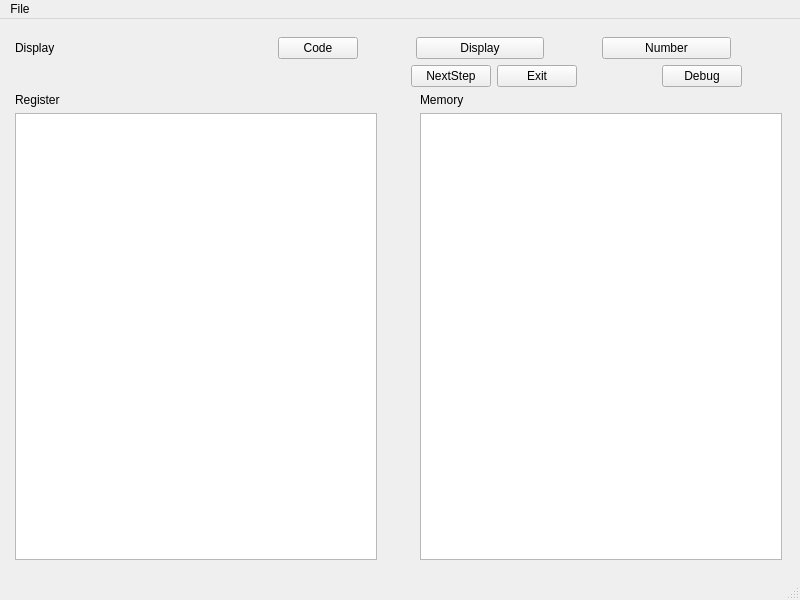
<?xml version="1.0" encoding="UTF-8"?>
<ui version="4.0">
 <class>MainWindow</class>
 <widget class="QMainWindow" name="MainWindow">
  <property name="geometry">
   <rect>
    <x>0</x>
    <y>0</y>
    <width>800</width>
    <height>600</height>
   </rect>
  </property>
  <property name="windowTitle">
   <string>MainWindow</string>
  </property>
  <widget class="QWidget" name="centralwidget">
   <layout class="QVBoxLayout" name="verticalLayout" stretch="0">
    <property name="leftMargin">
     <number>6</number>
    </property>
    <item>
     <widget class="QStackedWidget" name="stackedWidget">
      <property name="currentIndex">
       <number>1</number>
      </property>
      <widget class="QWidget" name="page">
       <layout class="QVBoxLayout" name="verticalLayout_5">
        <item>
         <layout class="QHBoxLayout" name="horizontalLayout" stretch="5,5,3,2,5,2,5,2">
          <item>
           <widget class="QLabel" name="label">
            <property name="text">
             <string>Code</string>
            </property>
           </widget>
          </item>
          <item>
           <spacer name="horizontalSpacer_2">
            <property name="orientation">
             <enum>Qt::Horizontal</enum>
            </property>
            <property name="sizeHint" stdset="0">
             <size>
              <width>0</width>
              <height>0</height>
             </size>
            </property>
           </spacer>
          </item>
          <item>
           <widget class="QPushButton" name="Code_Button_1">
            <property name="text">
             <string>Code</string>
            </property>
           </widget>
          </item>
          <item>
           <spacer name="horizontalSpacer_9">
            <property name="orientation">
             <enum>Qt::Horizontal</enum>
            </property>
            <property name="sizeHint" stdset="0">
             <size>
              <width>40</width>
              <height>20</height>
             </size>
            </property>
           </spacer>
          </item>
          <item>
           <widget class="QPushButton" name="Display_Button_1">
            <property name="minimumSize">
             <size>
              <width>80</width>
              <height>0</height>
             </size>
            </property>
            <property name="text">
             <string>Display</string>
            </property>
           </widget>
          </item>
          <item>
           <spacer name="horizontalSpacer">
            <property name="orientation">
             <enum>Qt::Horizontal</enum>
            </property>
            <property name="sizeHint" stdset="0">
             <size>
              <width>40</width>
              <height>20</height>
             </size>
            </property>
           </spacer>
          </item>
          <item>
           <widget class="QPushButton" name="Number_Button_1">
            <property name="text">
             <string>Number</string>
            </property>
           </widget>
          </item>
          <item>
           <spacer name="horizontalSpacer_3">
            <property name="orientation">
             <enum>Qt::Horizontal</enum>
            </property>
            <property name="sizeHint" stdset="0">
             <size>
              <width>68</width>
              <height>20</height>
             </size>
            </property>
           </spacer>
          </item>
         </layout>
        </item>
        <item>
         <layout class="QVBoxLayout" name="verticalLayout_3" stretch="0,0,0">
          <item>
           <widget class="QCodeEdit" name="plainTextEdit">
            <property name="styleSheet">
             <string notr="true"/>
            </property>
           </widget>
          </item>
          <item>
           <layout class="QHBoxLayout" name="horizontalLayout_3">
            <item>
             <spacer name="horizontalSpacer_8">
              <property name="orientation">
               <enum>Qt::Horizontal</enum>
              </property>
              <property name="sizeHint" stdset="0">
               <size>
                <width>40</width>
                <height>20</height>
               </size>
              </property>
             </spacer>
            </item>
            <item>
             <widget class="QComboBox" name="comboBox">
              <item>
               <property name="text">
                <string>Assembly</string>
               </property>
              </item>
              <item>
               <property name="text">
                <string>Disassembly</string>
               </property>
              </item>
             </widget>
            </item>
            <item>
             <widget class="QPushButton" name="pushButton_5">
              <property name="text">
               <string>PushButton</string>
              </property>
             </widget>
            </item>
           </layout>
          </item>
          <item>
           <widget class="QPlainTextEdit" name="outputTest">
            <property name="styleSheet">
             <string notr="true"/>
            </property>
           </widget>
          </item>
         </layout>
        </item>
       </layout>
      </widget>
      <widget class="QWidget" name="page_2">
       <layout class="QGridLayout" name="gridLayout">
        <item row="1" column="0">
         <layout class="QHBoxLayout" name="horizontalLayout_7" stretch="10,1,1,2,1,1">
          <item>
           <spacer name="horizontalSpacer_23">
            <property name="orientation">
             <enum>Qt::Horizontal</enum>
            </property>
            <property name="sizeHint" stdset="0">
             <size>
              <width>40</width>
              <height>20</height>
             </size>
            </property>
           </spacer>
          </item>
          <item>
           <widget class="QPushButton" name="nextStepButton">
            <property name="text">
             <string>NextStep</string>
            </property>
           </widget>
          </item>
          <item>
           <widget class="QPushButton" name="exitButton">
            <property name="text">
             <string>Exit</string>
            </property>
           </widget>
          </item>
          <item>
           <spacer name="horizontalSpacer_21">
            <property name="orientation">
             <enum>Qt::Horizontal</enum>
            </property>
            <property name="sizeHint" stdset="0">
             <size>
              <width>40</width>
              <height>20</height>
             </size>
            </property>
           </spacer>
          </item>
          <item>
           <widget class="QPushButton" name="debugButton">
            <property name="text">
             <string>Debug</string>
            </property>
           </widget>
          </item>
          <item>
           <spacer name="horizontalSpacer_24">
            <property name="orientation">
             <enum>Qt::Horizontal</enum>
            </property>
            <property name="sizeHint" stdset="0">
             <size>
              <width>40</width>
              <height>20</height>
             </size>
            </property>
           </spacer>
          </item>
         </layout>
        </item>
        <item row="0" column="0">
         <layout class="QHBoxLayout" name="horizontalLayout_4" stretch="5,5,3,2,5,2,5,2">
          <item>
           <widget class="QLabel" name="label_4">
            <property name="text">
             <string>Display</string>
            </property>
           </widget>
          </item>
          <item>
           <spacer name="horizontalSpacer_6">
            <property name="orientation">
             <enum>Qt::Horizontal</enum>
            </property>
            <property name="sizeHint" stdset="0">
             <size>
              <width>40</width>
              <height>20</height>
             </size>
            </property>
           </spacer>
          </item>
          <item>
           <widget class="QPushButton" name="Code_Button_2">
            <property name="text">
             <string>Code</string>
            </property>
           </widget>
          </item>
          <item>
           <spacer name="horizontalSpacer_10">
            <property name="orientation">
             <enum>Qt::Horizontal</enum>
            </property>
            <property name="sizeHint" stdset="0">
             <size>
              <width>40</width>
              <height>20</height>
             </size>
            </property>
           </spacer>
          </item>
          <item>
           <widget class="QPushButton" name="Display_Button_2">
            <property name="text">
             <string>Display</string>
            </property>
           </widget>
          </item>
          <item>
           <spacer name="horizontalSpacer_5">
            <property name="orientation">
             <enum>Qt::Horizontal</enum>
            </property>
            <property name="sizeHint" stdset="0">
             <size>
              <width>40</width>
              <height>20</height>
             </size>
            </property>
           </spacer>
          </item>
          <item>
           <widget class="QPushButton" name="Number_Button_2">
            <property name="text">
             <string>Number</string>
            </property>
           </widget>
          </item>
          <item>
           <spacer name="horizontalSpacer_7">
            <property name="orientation">
             <enum>Qt::Horizontal</enum>
            </property>
            <property name="sizeHint" stdset="0">
             <size>
              <width>40</width>
              <height>20</height>
             </size>
            </property>
           </spacer>
          </item>
         </layout>
        </item>
        <item row="2" column="0">
         <layout class="QHBoxLayout" name="horizontalLayout_2" stretch="10,1,10">
          <item>
           <layout class="QVBoxLayout" name="verticalLayout_2">
            <item>
             <widget class="QLabel" name="label_2">
              <property name="text">
               <string>Register</string>
              </property>
             </widget>
            </item>
            <item>
             <widget class="QTableWidget" name="regTable"/>
            </item>
           </layout>
          </item>
          <item>
           <spacer name="horizontalSpacer_4">
            <property name="orientation">
             <enum>Qt::Horizontal</enum>
            </property>
            <property name="sizeHint" stdset="0">
             <size>
              <width>40</width>
              <height>20</height>
             </size>
            </property>
           </spacer>
          </item>
          <item>
           <layout class="QVBoxLayout" name="verticalLayout_4">
            <item>
             <widget class="QLabel" name="label_3">
              <property name="text">
               <string>Memory</string>
              </property>
             </widget>
            </item>
            <item>
             <widget class="QTableWidget" name="memoryTable"/>
            </item>
           </layout>
          </item>
         </layout>
        </item>
       </layout>
      </widget>
      <widget class="QWidget" name="page_3">
       <layout class="QGridLayout" name="gridLayout_2">
        <item row="1" column="0">
         <layout class="QVBoxLayout" name="verticalLayout_6" stretch="1,2,10">
          <item>
           <spacer name="verticalSpacer_10">
            <property name="orientation">
             <enum>Qt::Vertical</enum>
            </property>
            <property name="sizeHint" stdset="0">
             <size>
              <width>20</width>
              <height>40</height>
             </size>
            </property>
           </spacer>
          </item>
          <item>
           <layout class="QVBoxLayout" name="verticalLayout_9">
            <item>
             <layout class="QHBoxLayout" name="horizontalLayout_8" stretch="0,1,0,2,2,1,10,0">
              <item>
               <spacer name="horizontalSpacer_22">
                <property name="orientation">
                 <enum>Qt::Horizontal</enum>
                </property>
                <property name="sizeHint" stdset="0">
                 <size>
                  <width>40</width>
                  <height>20</height>
                 </size>
                </property>
               </spacer>
              </item>
              <item>
               <widget class="QLabel" name="label_6">
                <property name="styleSheet">
                 <string notr="true"/>
                </property>
                <property name="text">
                 <string>Input</string>
                </property>
               </widget>
              </item>
              <item>
               <spacer name="horizontalSpacer_18">
                <property name="orientation">
                 <enum>Qt::Horizontal</enum>
                </property>
                <property name="sizeHint" stdset="0">
                 <size>
                  <width>40</width>
                  <height>20</height>
                 </size>
                </property>
               </spacer>
              </item>
              <item>
               <widget class="QComboBox" name="chooseNumber">
                <item>
                 <property name="text">
                  <string>Integer</string>
                 </property>
                </item>
                <item>
                 <property name="text">
                  <string>Float</string>
                 </property>
                </item>
                <item>
                 <property name="text">
                  <string>Double</string>
                 </property>
                </item>
               </widget>
              </item>
              <item>
               <widget class="QComboBox" name="chooseRadix">
                <item>
                 <property name="text">
                  <string>Decimal</string>
                 </property>
                </item>
                <item>
                 <property name="text">
                  <string>Binary</string>
                 </property>
                </item>
                <item>
                 <property name="text">
                  <string>Hexadecimal</string>
                 </property>
                </item>
               </widget>
              </item>
              <item>
               <spacer name="horizontalSpacer_19">
                <property name="orientation">
                 <enum>Qt::Horizontal</enum>
                </property>
                <property name="sizeHint" stdset="0">
                 <size>
                  <width>40</width>
                  <height>20</height>
                 </size>
                </property>
               </spacer>
              </item>
              <item>
               <widget class="QLineEdit" name="inputNumber"/>
              </item>
              <item>
               <spacer name="horizontalSpacer_17">
                <property name="orientation">
                 <enum>Qt::Horizontal</enum>
                </property>
                <property name="sizeHint" stdset="0">
                 <size>
                  <width>40</width>
                  <height>20</height>
                 </size>
                </property>
               </spacer>
              </item>
             </layout>
            </item>
           </layout>
          </item>
          <item>
           <layout class="QHBoxLayout" name="horizontalLayout_6" stretch="0,1,0,5,0">
            <item>
             <spacer name="horizontalSpacer_16">
              <property name="orientation">
               <enum>Qt::Horizontal</enum>
              </property>
              <property name="sizeHint" stdset="0">
               <size>
                <width>40</width>
                <height>20</height>
               </size>
              </property>
             </spacer>
            </item>
            <item>
             <layout class="QVBoxLayout" name="verticalLayout_8">
              <item>
               <spacer name="verticalSpacer_3">
                <property name="orientation">
                 <enum>Qt::Vertical</enum>
                </property>
                <property name="sizeHint" stdset="0">
                 <size>
                  <width>20</width>
                  <height>40</height>
                 </size>
                </property>
               </spacer>
              </item>
              <item>
               <widget class="QLabel" name="numberLabel_1">
                <property name="text">
                 <string>&lt;html&gt;&lt;head/&gt;&lt;body&gt;&lt;p align=&quot;center&quot;&gt;Binary&lt;/p&gt;&lt;/body&gt;&lt;/html&gt;</string>
                </property>
               </widget>
              </item>
              <item>
               <spacer name="verticalSpacer_2">
                <property name="orientation">
                 <enum>Qt::Vertical</enum>
                </property>
                <property name="sizeHint" stdset="0">
                 <size>
                  <width>20</width>
                  <height>40</height>
                 </size>
                </property>
               </spacer>
              </item>
              <item>
               <widget class="QLabel" name="numberLabel_2">
                <property name="text">
                 <string>&lt;html&gt;&lt;head/&gt;&lt;body&gt;&lt;p align=&quot;center&quot;&gt;Hexadecimal&lt;/p&gt;&lt;/body&gt;&lt;/html&gt;</string>
                </property>
               </widget>
              </item>
              <item>
               <spacer name="verticalSpacer_4">
                <property name="orientation">
                 <enum>Qt::Vertical</enum>
                </property>
                <property name="sizeHint" stdset="0">
                 <size>
                  <width>20</width>
                  <height>40</height>
                 </size>
                </property>
               </spacer>
              </item>
              <item>
               <widget class="QPushButton" name="numberCalculateButton">
                <property name="text">
                 <string>Calculate</string>
                </property>
               </widget>
              </item>
              <item>
               <spacer name="verticalSpacer_5">
                <property name="orientation">
                 <enum>Qt::Vertical</enum>
                </property>
                <property name="sizeHint" stdset="0">
                 <size>
                  <width>20</width>
                  <height>40</height>
                 </size>
                </property>
               </spacer>
              </item>
             </layout>
            </item>
            <item>
             <spacer name="horizontalSpacer_15">
              <property name="orientation">
               <enum>Qt::Horizontal</enum>
              </property>
              <property name="sizeHint" stdset="0">
               <size>
                <width>40</width>
                <height>20</height>
               </size>
              </property>
             </spacer>
            </item>
            <item>
             <layout class="QVBoxLayout" name="verticalLayout_7">
              <item>
               <spacer name="verticalSpacer_6">
                <property name="orientation">
                 <enum>Qt::Vertical</enum>
                </property>
                <property name="sizeHint" stdset="0">
                 <size>
                  <width>20</width>
                  <height>40</height>
                 </size>
                </property>
               </spacer>
              </item>
              <item>
               <widget class="QLineEdit" name="numberConvert_1">
                <property name="sizePolicy">
                 <sizepolicy hsizetype="Expanding" vsizetype="Minimum">
                  <horstretch>0</horstretch>
                  <verstretch>0</verstretch>
                 </sizepolicy>
                </property>
                <property name="minimumSize">
                 <size>
                  <width>0</width>
                  <height>20</height>
                 </size>
                </property>
                <property name="maximumSize">
                 <size>
                  <width>1000</width>
                  <height>500</height>
                 </size>
                </property>
               </widget>
              </item>
              <item>
               <spacer name="verticalSpacer_7">
                <property name="orientation">
                 <enum>Qt::Vertical</enum>
                </property>
                <property name="sizeHint" stdset="0">
                 <size>
                  <width>20</width>
                  <height>40</height>
                 </size>
                </property>
               </spacer>
              </item>
              <item>
               <widget class="QLineEdit" name="numberConvert_2">
                <property name="maximumSize">
                 <size>
                  <width>1000</width>
                  <height>1000</height>
                 </size>
                </property>
               </widget>
              </item>
              <item>
               <spacer name="verticalSpacer_8">
                <property name="orientation">
                 <enum>Qt::Vertical</enum>
                </property>
                <property name="sizeHint" stdset="0">
                 <size>
                  <width>20</width>
                  <height>40</height>
                 </size>
                </property>
               </spacer>
              </item>
              <item>
               <widget class="QLineEdit" name="numberCalculate">
                <property name="maximumSize">
                 <size>
                  <width>1000</width>
                  <height>1000</height>
                 </size>
                </property>
               </widget>
              </item>
              <item>
               <spacer name="verticalSpacer_9">
                <property name="orientation">
                 <enum>Qt::Vertical</enum>
                </property>
                <property name="sizeHint" stdset="0">
                 <size>
                  <width>20</width>
                  <height>40</height>
                 </size>
                </property>
               </spacer>
              </item>
             </layout>
            </item>
            <item>
             <spacer name="horizontalSpacer_20">
              <property name="orientation">
               <enum>Qt::Horizontal</enum>
              </property>
              <property name="sizeHint" stdset="0">
               <size>
                <width>40</width>
                <height>20</height>
               </size>
              </property>
             </spacer>
            </item>
           </layout>
          </item>
         </layout>
        </item>
        <item row="0" column="0">
         <layout class="QHBoxLayout" name="horizontalLayout_5" stretch="5,5,3,2,5,2,5,2">
          <item>
           <widget class="QLabel" name="label_5">
            <property name="text">
             <string>Number</string>
            </property>
           </widget>
          </item>
          <item>
           <spacer name="horizontalSpacer_11">
            <property name="orientation">
             <enum>Qt::Horizontal</enum>
            </property>
            <property name="sizeHint" stdset="0">
             <size>
              <width>40</width>
              <height>20</height>
             </size>
            </property>
           </spacer>
          </item>
          <item>
           <widget class="QPushButton" name="Code_Button_3">
            <property name="text">
             <string>Code</string>
            </property>
           </widget>
          </item>
          <item>
           <spacer name="horizontalSpacer_12">
            <property name="orientation">
             <enum>Qt::Horizontal</enum>
            </property>
            <property name="sizeHint" stdset="0">
             <size>
              <width>40</width>
              <height>20</height>
             </size>
            </property>
           </spacer>
          </item>
          <item>
           <widget class="QPushButton" name="Display_Button_3">
            <property name="text">
             <string>Display</string>
            </property>
           </widget>
          </item>
          <item>
           <spacer name="horizontalSpacer_13">
            <property name="orientation">
             <enum>Qt::Horizontal</enum>
            </property>
            <property name="sizeHint" stdset="0">
             <size>
              <width>40</width>
              <height>20</height>
             </size>
            </property>
           </spacer>
          </item>
          <item>
           <widget class="QPushButton" name="Number_Button_3">
            <property name="text">
             <string>Number</string>
            </property>
           </widget>
          </item>
          <item>
           <spacer name="horizontalSpacer_14">
            <property name="orientation">
             <enum>Qt::Horizontal</enum>
            </property>
            <property name="sizeHint" stdset="0">
             <size>
              <width>40</width>
              <height>20</height>
             </size>
            </property>
           </spacer>
          </item>
         </layout>
        </item>
       </layout>
      </widget>
     </widget>
    </item>
   </layout>
  </widget>
  <widget class="QMenuBar" name="menubar">
   <property name="geometry">
    <rect>
     <x>0</x>
     <y>0</y>
     <width>800</width>
     <height>17</height>
    </rect>
   </property>
   <widget class="QMenu" name="menuFile">
    <property name="title">
     <string>File</string>
    </property>
    <addaction name="actionNew"/>
    <addaction name="actionSave"/>
    <addaction name="actionOpen_2"/>
   </widget>
   <addaction name="menuFile"/>
  </widget>
  <widget class="QStatusBar" name="statusBar"/>
  <action name="actionNew">
   <property name="text">
    <string>New</string>
   </property>
  </action>
  <action name="actionSave">
   <property name="text">
    <string>Save</string>
   </property>
  </action>
  <action name="actionOpen">
   <property name="text">
    <string>Open</string>
   </property>
  </action>
  <action name="actionOpen_2">
   <property name="text">
    <string>Open</string>
   </property>
  </action>
 </widget>
 <customwidgets>
  <customwidget>
   <class>QCodeEdit</class>
   <extends>QPlainTextEdit</extends>
   <header location="global">qcodeedit.h</header>
  </customwidget>
 </customwidgets>
 <resources/>
 <connections/>
</ui>
